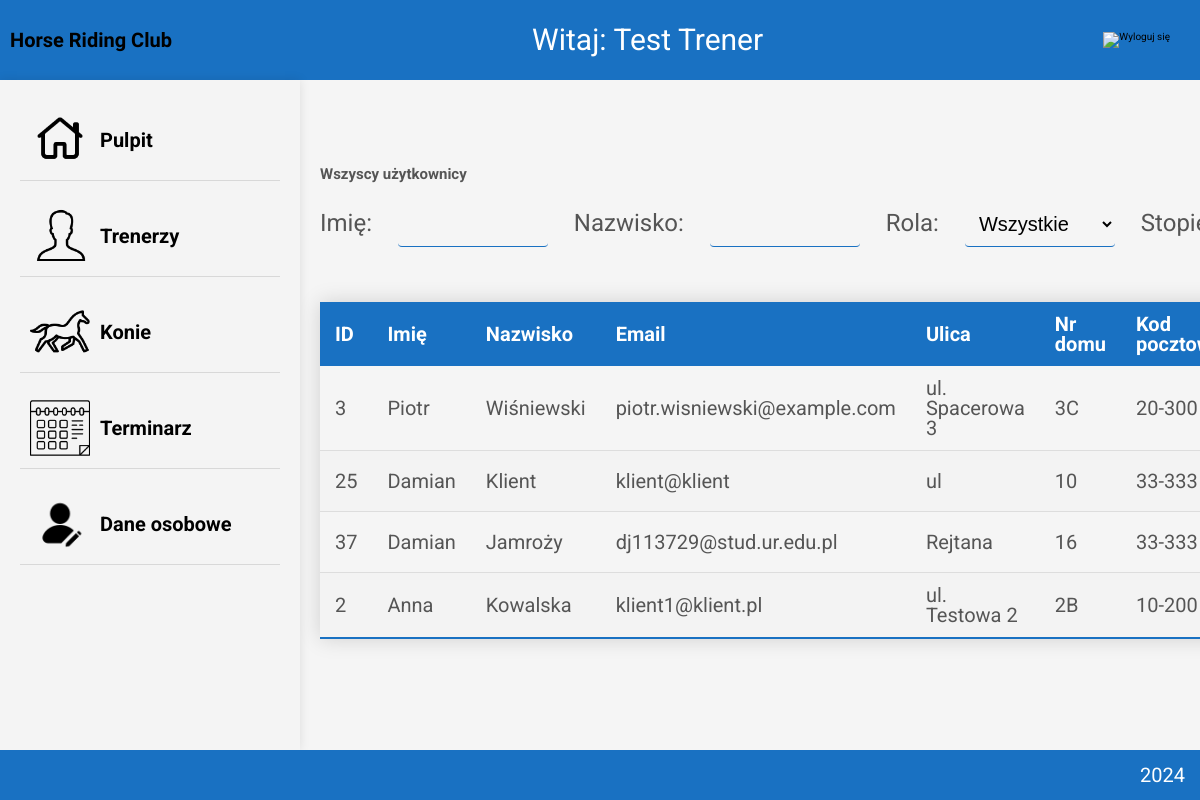
The app's page /sites/dashboard.php?page=client_data_All.php&sort=u.imie&order=DESC (signed in) with its own data.
### tables this page shows
CREATE TABLE `users` (
  `id` int(11) NOT NULL,
  `imie` varchar(50) NOT NULL,
  `nazwisko` varchar(50) NOT NULL,
  `email` varchar(100) NOT NULL,
  `ulica` varchar(100) NOT NULL,
  `nr_domu` varchar(10) NOT NULL,
  `kod_pocztowy` varchar(10) NOT NULL,
  `miasto` varchar(50) NOT NULL,
  `telefon` varchar(20) NOT NULL,
  `zdjecie` varchar(255) DEFAULT NULL,
  `hashed_password` varchar(255) NOT NULL,
  `rola` int(2) NOT NULL DEFAULT 3,
  `stopien_jezdziecki` int(2) DEFAULT 1
);

### sites/client_data_All.php (the view, shortened to what this page needs)
<?php
include '../scripts/db.php';
$imieFilter = isset($_GET['imie']) ? $_GET['imie'] : '';
$nazwiskoFilter = isset($_GET['nazwisko']) ? $_GET['nazwisko'] : '';
$sortColumn = isset($_GET['sort']) ? $_GET['sort'] : 'u.id';
$sortOrder = isset($_GET['order']) ? $_GET['order'] : 'ASC';
$sql = "SELECT u.*, ut.rola AS rola_nazwa, us.stopien_jezdziecki AS stopien_nazwa
        FROM users u
        INNER JOIN users_type ut ON u.rola = ut.id_type
        INNER JOIN users_skill us ON u.stopien_jezdziecki = us.id_skill
        WHERE 1=1";
if ($_SESSION['user_role'] == 'trener') {
    $sql .= " AND ut.rola NOT LIKE '%trener%' AND ut.rola NOT LIKE '%administrator%'";
}
$sql .= " ORDER BY " . $conn->real_escape_string($sortColumn) . " " . $conn->real_escape_string($sortOrder);
$result = $conn->query($sql);
?>
<!DOCTYPE html>
<html lang="pl">
<head>
    <link rel="stylesheet" href="../style/general.css">
    <link rel="stylesheet" href="../style/styles.css">
</head>
<body>
    <main>
        <div class="user-data">
            <h2>Wszyscy użytkownicy</h2>
            <form id="filter-form" method="GET" action="">
                <label for="imie">Imię:</label>
                <input type="text" name="imie" id="imie" value="<?= htmlspecialchars($imieFilter) ?>" onchange="this.form.submit()">
                <label for="nazwisko">Nazwisko:</label>
                <input type="text" name="nazwisko" id="nazwisko" value="<?= htmlspecialchars($nazwiskoFilter) ?>" onchange="this.form.submit()">
                <label for="rola">Rola:</label>
                <select name="rola" id="rola" onchange="this.form.submit()">
                    <option value="">Wszystkie</option>
                </select>
                <label for="stopien_jezdziecki">Stopień jeździecki:</label>
            </form>
            <table class="users-table styled-table">
                <thead>
                    <tr>
                        <th><a href="?page=client_data_All.php&sort=u.id&order=<?= $sortOrder === 'ASC' ? 'DESC' : 'ASC' ?>" class="sort-link">ID</a></th>
                        <th><a href="?page=client_data_All.php&sort=u.imie&order=<?= $sortOrder === 'ASC' ? 'DESC' : 'ASC' ?>" class="sort-link">Imię</a></th>
                        <th><a href="?page=client_data_All.php&sort=u.nazwisko&order=<?= $sortOrder === 'ASC' ? 'DESC' : 'ASC' ?>" class="sort-link">Nazwisko</a></th>
                        <th><a href="?page=client_data_All.php&sort=u.email&order=<?= $sortOrder === 'ASC' ? 'DESC' : 'ASC' ?>" class="sort-link">Email</a></th>
                        <th><a href="?page=client_data_All.php&sort=u.ulica&order=<?= $sortOrder === 'ASC' ? 'DESC' : 'ASC' ?>" class="sort-link">Ulica</a></th>
                        <th><a href="?page=client_data_All.php&sort=u.nr_domu&order=<?= $sortOrder === 'ASC' ? 'DESC' : 'ASC' ?>" class="sort-link">Nr domu</a></th>
                        <th><a href="?page=client_data_All.php&sort=u.kod_pocztowy&order=<?= $sortOrder === 'ASC' ? 'DESC' : 'ASC' ?>" class="sort-link">Kod pocztowy</a></th>
                    </tr>
                </thead>
                <tbody>
                    <?php
                    if ($result->num_rows > 0) {
                        while ($row = $result->fetch_assoc()) {
                            echo '<tr>';
                            echo '<td>' . htmlspecialchars($row['id']) . '</td>';
                            echo '<td>' . htmlspecialchars($row['imie']) . '</td>';
                            echo '<td>' . htmlspecialchars($row['nazwisko']) . '</td>';
                            echo '<td>' . htmlspecialchars($row['email']) . '</td>';
                            echo '<td>' . htmlspecialchars($row['ulica']) . '</td>';
                            echo '<td>' . htmlspecialchars($row['nr_domu']) . '</td>';
                            echo '<td>' . htmlspecialchars($row['kod_pocztowy']) . '</td>';
                            echo '</tr>';
                        }
                    } else {
                        echo '<tr><td colspan="15">Brak danych użytkowników.</td></tr>';
                    }
                    ?>
                </tbody>
            </table>
        </div>
    </main>
</body>
</html>

### sites/dashboard.php (shortened to what this page needs)
<?php
include '../scripts/db.php';
$user_id = $_SESSION['user_id'];
$sql = "SELECT imie, nazwisko FROM users WHERE id = $user_id";
$result = $conn->query($sql);
$imie_nazwisko = "Nieznany użytkownik";
if ($result->num_rows > 0) {
    $row = $result->fetch_assoc();
    $imie_nazwisko = htmlspecialchars($row['imie'] . ' ' . $row['nazwisko']);
}
$contentPage = 'tiles.php';
if (isset($_GET['page'])) {
    $contentPage = $_GET['page'];
}
?>
<!DOCTYPE html>
<html lang="pl">
<head>
    <link rel="stylesheet" href="../styles/general.css">
    <link rel="stylesheet" href="../styles/styles.css">
</head>
<body>
    <header class="banner">
        <a href="dashboard.php"><div class="logo-container">
            <p>Horse Riding Club</p>
        </div></a>
        <div class="welcome-text">Witaj: <?php echo $imie_nazwisko; ?></div>
        <div class="logout">
            <a href="../scripts/logout.php"><img src="../figures/powerOff.png" alt="Wyloguj się"></a>
        </div>
    </header>
    <main>
        <div class="sidebar">
            <ul>
                <li class="menu-item"><a href="dashboard.php?page=tiles.php"><img src="../figures/home.png" alt="Pulpit" class="icon">Pulpit</a></li>
                <li class="menu-item"><a href="dashboard.php?page=download_trainers.php"><img src="../figures/trener.png" alt="Trenerzy" class="icon">Trenerzy</a></li>
                <li class="menu-item"><a href="dashboard.php?page=download_horse.php"><img src="../figures/horse.png" alt="Konie" class="icon">Konie</a></li>
                <li class="menu-item"><a href="dashboard.php?page=terminarz.php"><img src="../figures/calender.png" alt="Terminarz" class="icon">Terminarz</a></li>
                <?php if ($_SESSION['user_role'] == 'klient'){ ?>
                    <li class="menu-item"><a href="dashboard.php?page=client_data.php"><img src="../figures/userEdit.png" alt="Dane" class="icon">Moje dane</a></li>
                <?php } else{ ?>
                    <li class="menu-item"><a href="dashboard.php?page=client_data_All.php"><img src="../figures/userEdit.png" alt="Dane" class="icon">Dane osobowe</a></li>
                <?php } ?>
            </ul>
        </div>
        <div class="content">
            <?php
            if (file_exists($contentPage)) {
                include $contentPage;
            } else {
                echo "Strona nie została znaleziona.";
            }
            ?>
        </div>
    </main>
    <footer>2024</footer>
</body>
</html>

### styles/general.css (style rules this page uses)
* { padding: 0; margin: 0; box-sizing: border-box; }
html { font-size: 62.5%; overflow-x: hidden; height: 100%; }
body { height: 100%; font-family: "Roboto", sans-serif; background-color: whitesmoke; line-height: 1; font-weight: 400; color: #555; overflow-x: hidden; }
body { display: flex; flex-direction: column; }
main { flex: 1; display: flex !important; justify-content: center; align-items: center; }
a { text-decoration: none; color: black; }

### styles/styles.css (style rules this page uses)
.banner { background-color: #1971c2; color: white; display: flex; align-items: center; padding: 1rem; }
.logo-container { display: flex; justify-content: center; align-items: center; margin-right: 2rem; padding-top: 2rem; padding-bottom: 2rem; font-family: "Edu AU VIC WA NT Hand", cursive; font-size: 2rem; font-weight: 600; }
.welcome-text { flex: 1; font-size: 3rem; text-align: center; }
.logout { margin-right: 2rem; }
.logout img { width: 8rem; cursor: pointer; }
footer { background-color: #1971c2; color: white; text-align: right; padding: 1.5rem; line-height: 1; flex-shrink: 0; font-size: 2rem; }
.sidebar { flex: 0 0 30rem; background-color: #f4f4f4; padding: 2rem; box-shadow: 0 0 1rem rgba(0, 0, 0, 0.1); height: 100%; overflow-y: auto; font-size: 2rem; }
.sidebar ul { list-style: none; padding: 0; }
.sidebar li { margin-bottom: 1.5rem; display: flex; align-items: center; padding-top: 1rem; padding-bottom: 1rem; border-bottom: 1px solid #d8d8d8; }
.sidebar a { display: flex; align-items: center; text-decoration: none; color: black; font-weight: bold; margin-left: 1rem; }
.icon { width: 6rem; height: 6rem; margin-right: 1rem; }
.menu-item { cursor: pointer; }
.content { flex: 1; padding: 2rem; overflow-y: auto; display: flex; justify-content: flex-start; align-items: flex-start; }
.styled-table { border-collapse: collapse; margin: 25px 0; font-size: 2em; min-width: 40rem; box-shadow: 0 0 20px rgba(0, 0, 0, 0.15); }
.styled-table thead tr { background-color: #1971c2; color: #ffffff; text-align: left; }
.styled-table th, .styled-table td { padding: 1.2rem 1.5rem; }
.styled-table tbody tr { border-bottom: 1px solid #dddddd; }
.styled-table tbody tr:nth-of-type(even) { background-color: #f3f3f3; }
.styled-table tbody tr:last-of-type { border-bottom: 2px solid #1971c2; }
.styled-table a { color: white; }
#filter-form { margin-top: 2rem; font-size: 2.4rem; }
#filter-form select { width: 10%; padding: 1rem; margin-bottom: 3rem; border: 1px solid #ccc; border-radius: 4px; font-size: 1.5rem; background-color: transparent; border: none; border-bottom: 1px solid #1971c2; transition: all 0.5s ease-in-out; font-size: 2rem; margin-right: 2rem; }
#filter-form input { width: 10%; padding: 1rem; margin-bottom: 3rem; border: 1px solid #ccc; border-radius: 4px; font-size: 1.5rem; background-color: transparent; border: none; border-bottom: 1px solid #1971c2; transition: all 0.5s ease-in-out; font-size: 2rem; margin-right: 2rem; }
#filter-form label { margin-right: 2rem; }

### records on screen
users: imie_nazwisko "Test Trener"
users: id "3", imie "Piotr", nazwisko "Wiśniewski", email "piotr.wisniewski@example.com", ulica "ul. Spacerowa 3", nr_domu "3C", kod_pocztowy "20-300"
users: id "25", imie "Damian", nazwisko "Klient", email "klient@klient", ulica "ul", nr_domu "10", kod_pocztowy "33-333"
users: id "37", imie "Damian", nazwisko "Jamroży", email "dj113729@stud.ur.edu.pl", ulica "Rejtana", nr_domu "16", kod_pocztowy "33-333"
users: id "2", imie "Anna", nazwisko "Kowalska", email "klient1@klient.pl", ulica "ul. Testowa 2", nr_domu "2B", kod_pocztowy "10-200"
